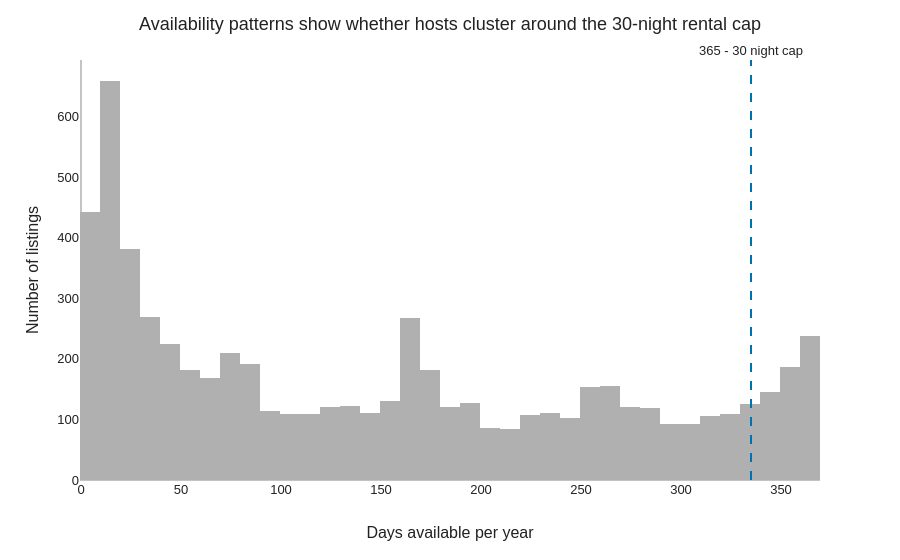

Notebook cell for this chart:
### Markdown cell above
---
## Question 2 — Does hosting activity cluster around the 30-night regulatory cap?
Amsterdam limits short-term rentals to 30 nights/year (occupied ≥ 335 of 365 available nights implies compliance at the edge).

### Code cell
fig2 = px.histogram(
    listings, x='availability_365', nbins=50,
    color_discrete_sequence=[GREY]
)
fig2.add_vline(x=335, line_dash='dash', line_color=HIGHLIGHT,
               annotation_text='365 - 30 night cap', annotation_position='top')
fig2.update_layout(
    template=TEMPLATE,
    title="Availability patterns show whether hosts cluster around the 30-night rental cap",
    xaxis_title='Days available per year', yaxis_title='Number of listings'
)
fig2.show()

### Figure 1 — Plotly figure (JSON) as saved in the notebook; plotly's stock layout.template omitted (floating-point values rounded to 4 significant figures; data arrays with more than 128 entries replaced by an {"elided": "..."} marker saying what was removed)
{"data": [{"alignmentgroup": "True", "bingroup": "x", "hovertemplate": "availability_365=%{x}<br>count=%{y}<extra></extra>", "legendgroup": "", "marker": {"color": "#B0B0B0", "pattern": {"shape": ""}}, "name": "", "nbinsx": 50, "offsetgroup": "", "orientation": "v", "showlegend": false, "type": "histogram", "x": {"elided": "6377 int values"}, "xaxis": "x", "yaxis": "y"}], "layout": {"annotations": [{"showarrow": false, "text": "365 - 30 night cap", "x": 335, "xanchor": "center", "xref": "x", "y": 1, "yanchor": "bottom", "yref": "y domain"}], "barmode": "relative", "legend": {"tracegroupgap": 0}, "margin": {"t": 60}, "shapes": [{"line": {"color": "#0072B2", "dash": "dash"}, "type": "line", "x0": 335, "x1": 335, "xref": "x", "y0": 0, "y1": 1, "yref": "y domain"}], "title": {"text": "Availability patterns show whether hosts cluster around the 30-night rental cap"}, "xaxis": {"anchor": "y", "domain": [0, 1], "title": {"text": "Days available per year"}}, "yaxis": {"anchor": "x", "domain": [0, 1], "title": {"text": "Number of listings"}}}}
